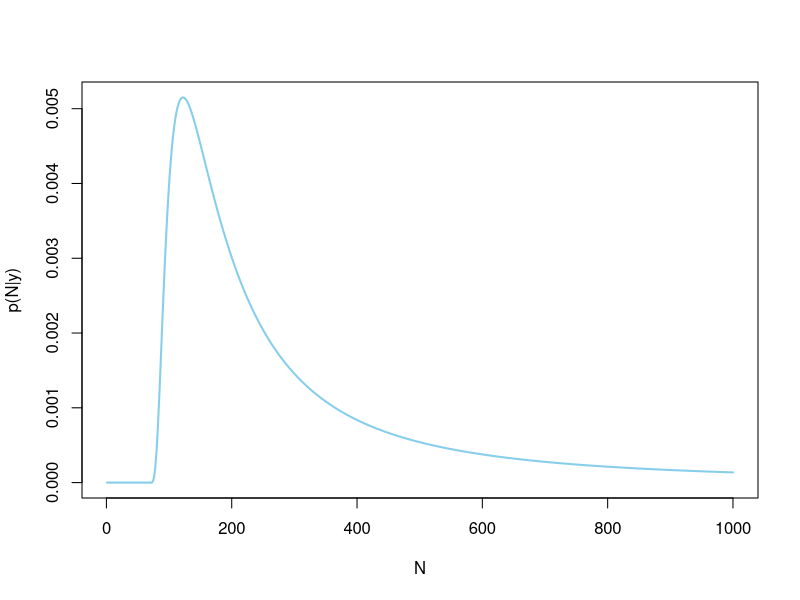
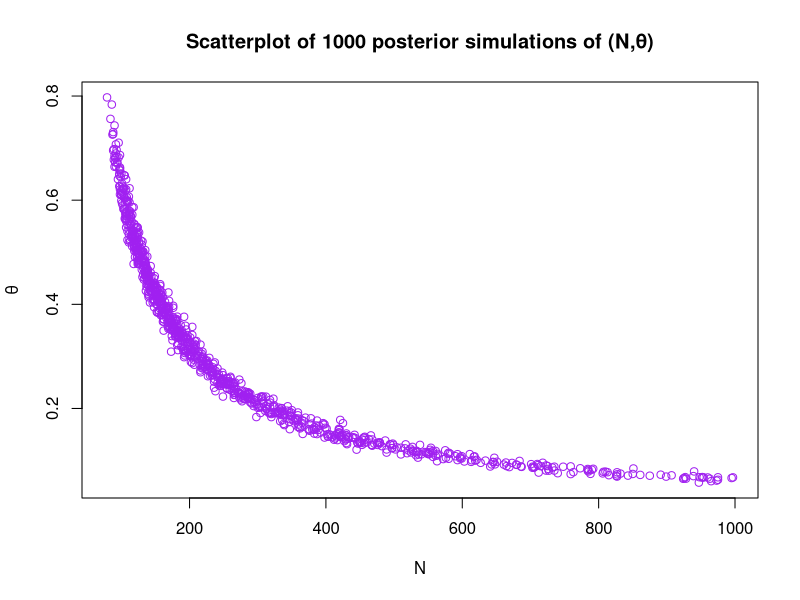
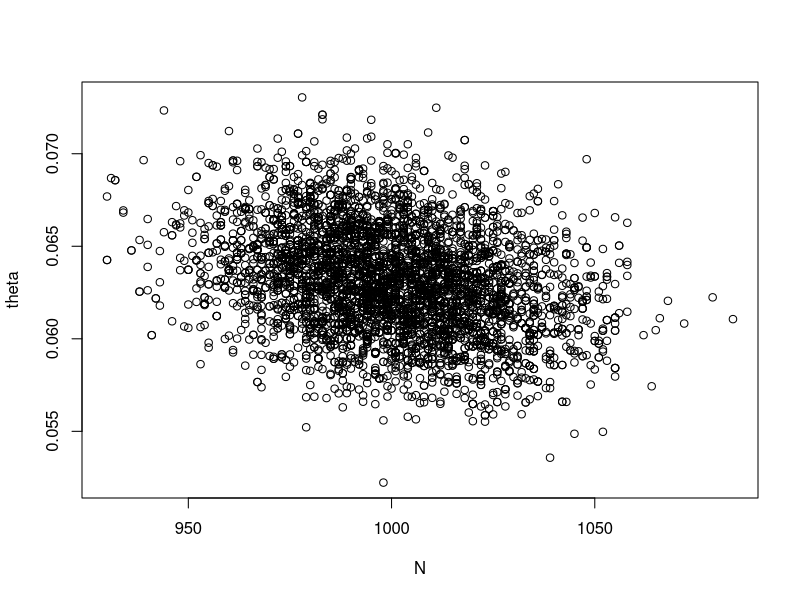
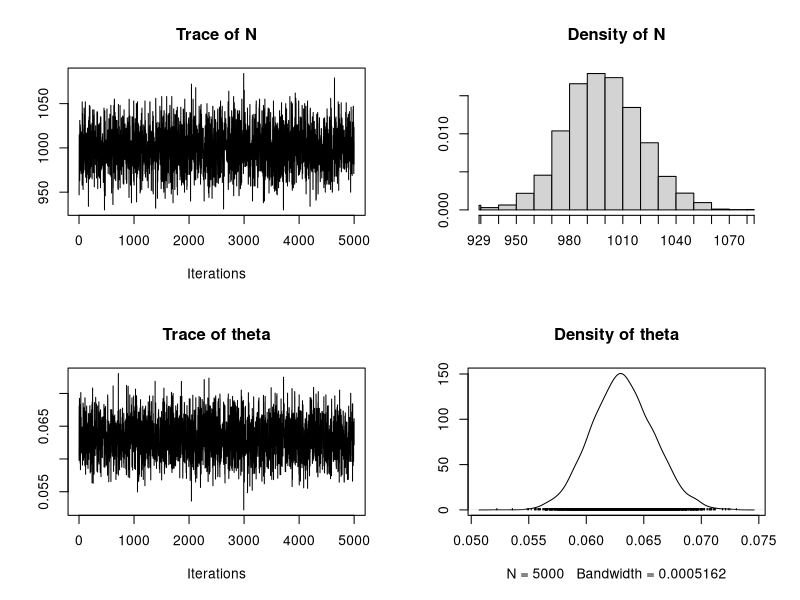
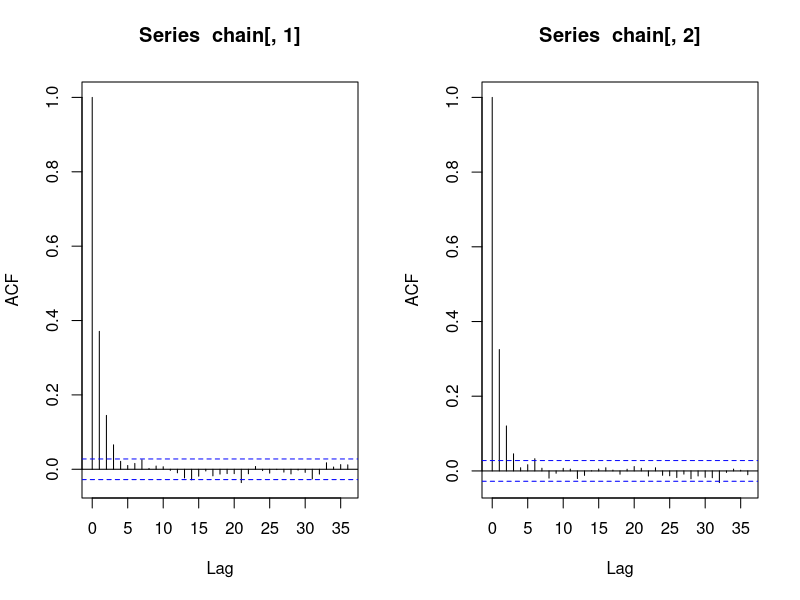
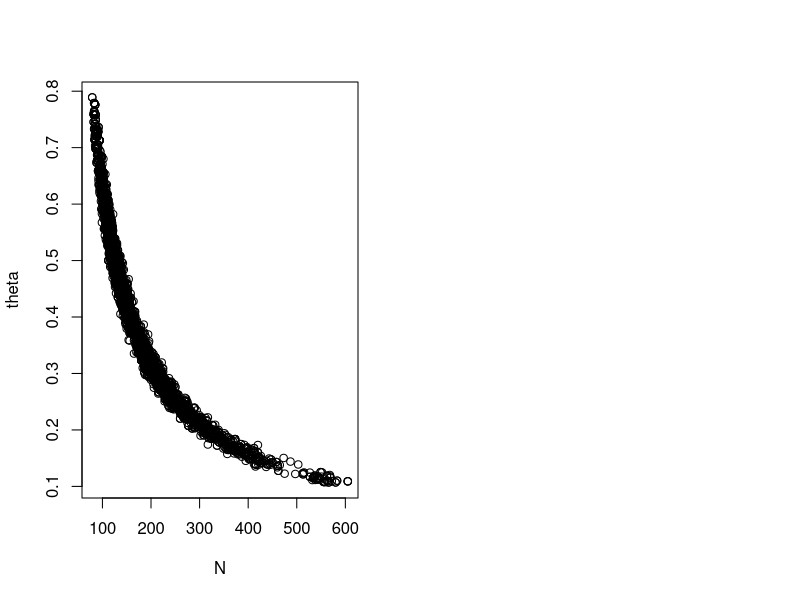
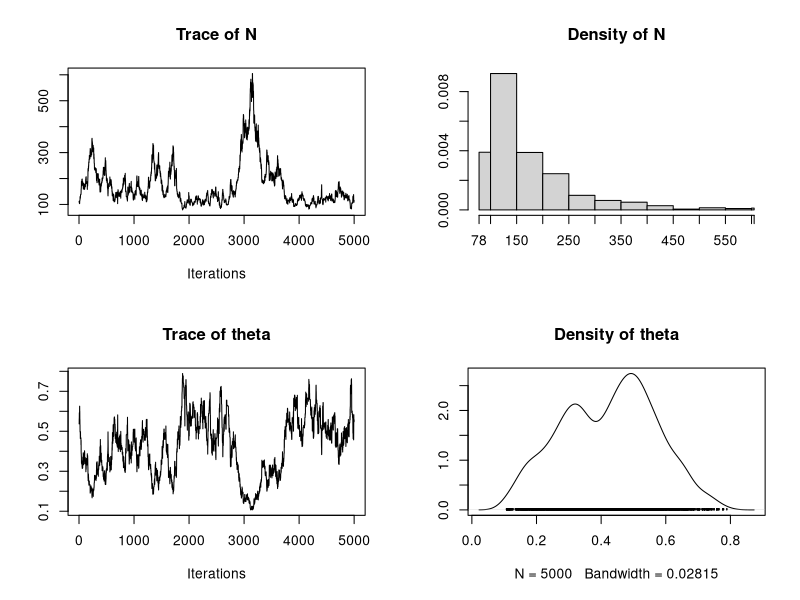
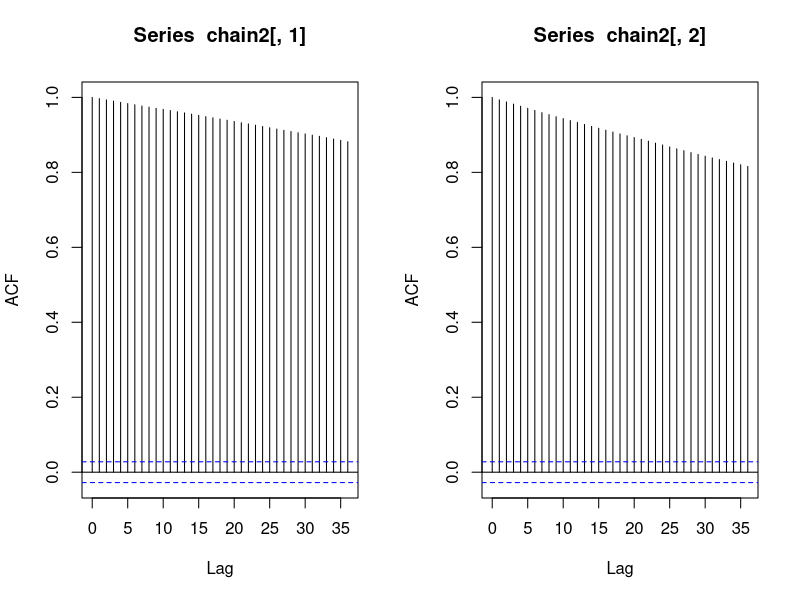

The R script that drew these images, in order:
## ---- chunk 1
knitr::opts_chunk$set(echo = TRUE)
## ---- chunk 2
y <- c(53,57,66,67,72)


N_marginal <- function(N) {
  if (N<=72) {
    return(-Inf)
  }
  den <- log(N)
  num <- 0
  for (i in (5*N-sum(y)+1):(5*N+1)) {
    den <- den+log(i)
  }
  for (i in 1:5) {
    num <- num+log(choose(N,y[i]))
  }
  return(num-den)
}

values <- mapply(N_marginal,seq(1,1000))
values <- values - max(values)
norm_const <- sum(exp(values))
normalized <- exp(values)/norm_const
## ---- chunk 3
plot(normalized, col = "skyblue", type = "l",lwd = 2, xlab = "N", ylab = "p(N|y)")
## ---- chunk 4
inv_method <- function(p) {
  u  <- runif(1)
  if (u <= p[1]) {
    return(1)
  }
  for (k in 2:length(p)) {
    if (sum(p[1:(k-1)]) < u && u <= sum(p[1:k])) {
      return(k)
    }
  }
}

set.seed(123)
iter <- 1000
X <- array(dim=c(iter, 2))
for (i in 1:iter) {
  X[i,1] <- inv_method(normalized)
  X[i,2] <- rbeta(1,sum(y)+1,5*X[i,1]-sum(y)+1)
}
plot(X, xlab = "N", ylab = "θ", col = "purple", main = "Scatterplot of 1000 posterior simulations of (N,θ)")
## ---- chunk 5
p <- sum(normalized[101:1000])
## ---- chunk 6
y <- c(53,57,66,67,72)

posterior <- function(par) {
  1/par[1]*prod(dbinom(y,par[1],par[2]))
}

library(coda)
metrop <- function(init,iter=10000,burnin=5001) {
  X <- array(dim=c(iter + 1, 2))
  X[1,] <- init
  for (i in 1:iter) {
    Y <- c(rpois(1,1000), rbeta(1,sum(y)+1,5*X[i,1]-sum(y)+1))
    ap <- (posterior(Y)*dpois(Y[1],1000))/(posterior(X[i,])*dpois(X[i,1],1000))
    X[i+1,] <- X[i,] + (Y-X[i,])*(runif(1) < ap)
  }
  X <- X[-(1:burnin),]
  X = data.frame(N=X[,1], theta=X[,2])
  return(X)
}

set.seed(789)

chain <- metrop(c(500,0.5))
plot(chain)
plot(mcmc(chain))
par(mfrow=c(1,2))
acf(chain[,1])
acf(chain[,2])
## ---- chunk 7
metrop2 <- function(init,iter=10000,burnin=5001) {
  X <- array(dim=c(iter + 1, 2))
  X[1,] <- init
  for (i in 1:iter) {
    Y <- c(rpois(1,X[i,1]),rbeta(1,sum(y)+1,5*X[i,1]-sum(y)+1))
    ap <- (posterior(Y)*dpois(Y[1],X[i,1]))/(posterior(X[i,])*dpois(X[i,1],Y[1]))
    X[i+1,] <- X[i,] + (Y-X[i,])*(runif(1) < ap)
  }
  X <- X[-(1:burnin),]
  X = data.frame(N=X[, 1], theta=X[, 2])
  return(X)
}

chain2 <- metrop2(c(100,0.5))
plot(chain2)
plot(mcmc(chain2))
par(mfrow=c(1,2))
acf(chain2[,1])
acf(chain2[,2])
